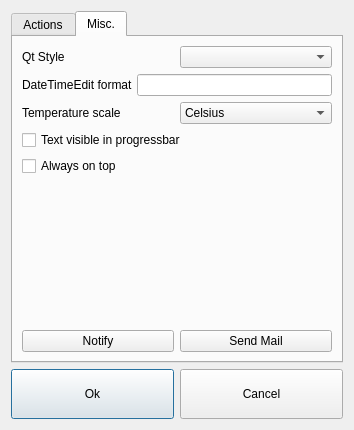
<?xml version="1.0" encoding="UTF-8"?>
<ui version="4.0">
 <class>SettingsDialog</class>
 <widget class="QDialog" name="SettingsDialog">
  <property name="geometry">
   <rect>
    <x>0</x>
    <y>0</y>
    <width>350</width>
    <height>430</height>
   </rect>
  </property>
  <property name="windowTitle">
   <string>Pycket Settings</string>
  </property>
  <property name="locale">
   <locale language="English" country="UnitedStates"/>
  </property>
  <layout class="QGridLayout" name="gridLayout_3">
   <item row="1" column="0">
    <layout class="QHBoxLayout" name="horizontalLayout">
     <item>
      <widget class="QPushButton" name="pushButtonOk">
       <property name="sizePolicy">
        <sizepolicy hsizetype="Minimum" vsizetype="Minimum">
         <horstretch>0</horstretch>
         <verstretch>0</verstretch>
        </sizepolicy>
       </property>
       <property name="minimumSize">
        <size>
         <width>0</width>
         <height>50</height>
        </size>
       </property>
       <property name="text">
        <string>Ok</string>
       </property>
      </widget>
     </item>
     <item>
      <widget class="QPushButton" name="pushButtonCancel">
       <property name="minimumSize">
        <size>
         <width>0</width>
         <height>50</height>
        </size>
       </property>
       <property name="text">
        <string>Cancel</string>
       </property>
      </widget>
     </item>
    </layout>
   </item>
   <item row="0" column="0">
    <widget class="QTabWidget" name="tabWidget">
     <property name="locale">
      <locale language="English" country="UnitedStates"/>
     </property>
     <property name="currentIndex">
      <number>1</number>
     </property>
     <widget class="QWidget" name="tabActions">
      <attribute name="title">
       <string>Actions</string>
      </attribute>
      <layout class="QGridLayout" name="gridLayout_4">
       <item row="0" column="0">
        <widget class="QGroupBox" name="groupBox">
         <property name="sizePolicy">
          <sizepolicy hsizetype="Expanding" vsizetype="Expanding">
           <horstretch>0</horstretch>
           <verstretch>0</verstretch>
          </sizepolicy>
         </property>
         <property name="title">
          <string>Commands</string>
         </property>
         <layout class="QGridLayout" name="gridLayout">
          <item row="0" column="0">
           <layout class="QVBoxLayout" name="verticalLayout_5">
            <item>
             <widget class="QLabel" name="labelShutdown">
              <property name="sizePolicy">
               <sizepolicy hsizetype="Preferred" vsizetype="Expanding">
                <horstretch>0</horstretch>
                <verstretch>0</verstretch>
               </sizepolicy>
              </property>
              <property name="minimumSize">
               <size>
                <width>100</width>
                <height>0</height>
               </size>
              </property>
              <property name="locale">
               <locale language="English" country="UnitedStates"/>
              </property>
              <property name="text">
               <string>Shutdown</string>
              </property>
             </widget>
            </item>
            <item>
             <widget class="QLabel" name="labelReboot">
              <property name="sizePolicy">
               <sizepolicy hsizetype="Preferred" vsizetype="Expanding">
                <horstretch>0</horstretch>
                <verstretch>0</verstretch>
               </sizepolicy>
              </property>
              <property name="minimumSize">
               <size>
                <width>100</width>
                <height>0</height>
               </size>
              </property>
              <property name="locale">
               <locale language="English" country="UnitedStates"/>
              </property>
              <property name="text">
               <string>Reboot</string>
              </property>
             </widget>
            </item>
            <item>
             <widget class="QLabel" name="labelCloseSession">
              <property name="sizePolicy">
               <sizepolicy hsizetype="Preferred" vsizetype="Expanding">
                <horstretch>0</horstretch>
                <verstretch>0</verstretch>
               </sizepolicy>
              </property>
              <property name="minimumSize">
               <size>
                <width>100</width>
                <height>0</height>
               </size>
              </property>
              <property name="locale">
               <locale language="English" country="UnitedStates"/>
              </property>
              <property name="text">
               <string>Close Session</string>
              </property>
             </widget>
            </item>
            <item>
             <widget class="QLabel" name="LockScreen">
              <property name="sizePolicy">
               <sizepolicy hsizetype="Preferred" vsizetype="Expanding">
                <horstretch>0</horstretch>
                <verstretch>0</verstretch>
               </sizepolicy>
              </property>
              <property name="minimumSize">
               <size>
                <width>100</width>
                <height>0</height>
               </size>
              </property>
              <property name="locale">
               <locale language="English" country="UnitedStates"/>
              </property>
              <property name="text">
               <string>Lock Screen</string>
              </property>
             </widget>
            </item>
            <item>
             <widget class="QLabel" name="labelSuspend">
              <property name="sizePolicy">
               <sizepolicy hsizetype="Preferred" vsizetype="Expanding">
                <horstretch>0</horstretch>
                <verstretch>0</verstretch>
               </sizepolicy>
              </property>
              <property name="minimumSize">
               <size>
                <width>100</width>
                <height>0</height>
               </size>
              </property>
              <property name="locale">
               <locale language="English" country="UnitedStates"/>
              </property>
              <property name="text">
               <string>Suspend</string>
              </property>
             </widget>
            </item>
            <item>
             <widget class="QLabel" name="labelHibernate">
              <property name="sizePolicy">
               <sizepolicy hsizetype="Preferred" vsizetype="Expanding">
                <horstretch>0</horstretch>
                <verstretch>0</verstretch>
               </sizepolicy>
              </property>
              <property name="minimumSize">
               <size>
                <width>100</width>
                <height>0</height>
               </size>
              </property>
              <property name="locale">
               <locale language="English" country="UnitedStates"/>
              </property>
              <property name="text">
               <string>Hibernate</string>
              </property>
             </widget>
            </item>
            <item>
             <widget class="QLabel" name="labelExecute">
              <property name="sizePolicy">
               <sizepolicy hsizetype="Preferred" vsizetype="Expanding">
                <horstretch>0</horstretch>
                <verstretch>0</verstretch>
               </sizepolicy>
              </property>
              <property name="minimumSize">
               <size>
                <width>100</width>
                <height>0</height>
               </size>
              </property>
              <property name="locale">
               <locale language="English" country="UnitedStates"/>
              </property>
              <property name="text">
               <string>Execute</string>
              </property>
             </widget>
            </item>
           </layout>
          </item>
          <item row="0" column="1">
           <layout class="QVBoxLayout" name="verticalLayout_6">
            <item>
             <widget class="QLineEdit" name="lineEditShutdown">
              <property name="sizePolicy">
               <sizepolicy hsizetype="Expanding" vsizetype="Expanding">
                <horstretch>0</horstretch>
                <verstretch>0</verstretch>
               </sizepolicy>
              </property>
              <property name="minimumSize">
               <size>
                <width>180</width>
                <height>0</height>
               </size>
              </property>
              <property name="text">
               <string/>
              </property>
             </widget>
            </item>
            <item>
             <widget class="QLineEdit" name="lineEditReboot">
              <property name="sizePolicy">
               <sizepolicy hsizetype="Expanding" vsizetype="Expanding">
                <horstretch>0</horstretch>
                <verstretch>0</verstretch>
               </sizepolicy>
              </property>
              <property name="minimumSize">
               <size>
                <width>180</width>
                <height>0</height>
               </size>
              </property>
              <property name="text">
               <string/>
              </property>
             </widget>
            </item>
            <item>
             <widget class="QLineEdit" name="lineEditCloseSession">
              <property name="sizePolicy">
               <sizepolicy hsizetype="Expanding" vsizetype="Expanding">
                <horstretch>0</horstretch>
                <verstretch>0</verstretch>
               </sizepolicy>
              </property>
              <property name="minimumSize">
               <size>
                <width>180</width>
                <height>0</height>
               </size>
              </property>
              <property name="text">
               <string/>
              </property>
             </widget>
            </item>
            <item>
             <widget class="QLineEdit" name="lineEditLockScreen">
              <property name="sizePolicy">
               <sizepolicy hsizetype="Expanding" vsizetype="Expanding">
                <horstretch>0</horstretch>
                <verstretch>0</verstretch>
               </sizepolicy>
              </property>
              <property name="minimumSize">
               <size>
                <width>180</width>
                <height>0</height>
               </size>
              </property>
              <property name="text">
               <string/>
              </property>
             </widget>
            </item>
            <item>
             <widget class="QLineEdit" name="lineEditSuspend">
              <property name="sizePolicy">
               <sizepolicy hsizetype="Expanding" vsizetype="Expanding">
                <horstretch>0</horstretch>
                <verstretch>0</verstretch>
               </sizepolicy>
              </property>
              <property name="minimumSize">
               <size>
                <width>180</width>
                <height>0</height>
               </size>
              </property>
              <property name="text">
               <string/>
              </property>
             </widget>
            </item>
            <item>
             <widget class="QLineEdit" name="lineEditHibernate">
              <property name="sizePolicy">
               <sizepolicy hsizetype="Expanding" vsizetype="Expanding">
                <horstretch>0</horstretch>
                <verstretch>0</verstretch>
               </sizepolicy>
              </property>
              <property name="minimumSize">
               <size>
                <width>180</width>
                <height>0</height>
               </size>
              </property>
              <property name="text">
               <string/>
              </property>
             </widget>
            </item>
            <item>
             <widget class="QLineEdit" name="lineEditExecute">
              <property name="sizePolicy">
               <sizepolicy hsizetype="Expanding" vsizetype="Expanding">
                <horstretch>0</horstretch>
                <verstretch>0</verstretch>
               </sizepolicy>
              </property>
              <property name="minimumSize">
               <size>
                <width>180</width>
                <height>0</height>
               </size>
              </property>
              <property name="text">
               <string/>
              </property>
             </widget>
            </item>
           </layout>
          </item>
         </layout>
        </widget>
       </item>
      </layout>
     </widget>
     <widget class="QWidget" name="tabMiscellaneous">
      <attribute name="title">
       <string>Misc.</string>
      </attribute>
      <layout class="QGridLayout" name="gridLayout_2">
       <item row="0" column="0" colspan="2">
        <layout class="QVBoxLayout" name="verticalLayout_9">
         <item>
          <layout class="QHBoxLayout" name="horizontalLayout_8">
           <item>
            <widget class="QLabel" name="labelQtStyle">
             <property name="text">
              <string>Qt Style</string>
             </property>
            </widget>
           </item>
           <item>
            <widget class="QComboBox" name="comboBoxStyle"/>
           </item>
          </layout>
         </item>
         <item>
          <layout class="QHBoxLayout" name="horizontalLayout_11"/>
         </item>
         <item>
          <layout class="QHBoxLayout" name="horizontalLayout_9">
           <property name="spacing">
            <number>4</number>
           </property>
           <property name="sizeConstraint">
            <enum>QLayout::SetMinimumSize</enum>
           </property>
           <item>
            <widget class="QLabel" name="labelDateTimeEditFormat">
             <property name="maximumSize">
              <size>
               <width>16777215</width>
               <height>30</height>
              </size>
             </property>
             <property name="text">
              <string>DateTimeEdit format</string>
             </property>
            </widget>
           </item>
           <item>
            <widget class="QLineEdit" name="lineEditDateTimeEditFormat">
             <property name="sizePolicy">
              <sizepolicy hsizetype="Expanding" vsizetype="Expanding">
               <horstretch>0</horstretch>
               <verstretch>0</verstretch>
              </sizepolicy>
             </property>
             <property name="minimumSize">
              <size>
               <width>180</width>
               <height>0</height>
              </size>
             </property>
             <property name="maximumSize">
              <size>
               <width>16777215</width>
               <height>30</height>
              </size>
             </property>
             <property name="sizeIncrement">
              <size>
               <width>0</width>
               <height>0</height>
              </size>
             </property>
             <property name="text">
              <string/>
             </property>
            </widget>
           </item>
          </layout>
         </item>
         <item>
          <layout class="QHBoxLayout" name="horizontalLayout_10">
           <item>
            <widget class="QLabel" name="labelTempScale">
             <property name="text">
              <string>Temperature scale</string>
             </property>
            </widget>
           </item>
           <item>
            <widget class="QComboBox" name="comboBoxTempScale">
             <property name="currentText">
              <string notr="true">Celsius</string>
             </property>
             <item>
              <property name="text">
               <string notr="true">Celsius</string>
              </property>
             </item>
             <item>
              <property name="text">
               <string notr="true">Fahrenheit</string>
              </property>
             </item>
             <item>
              <property name="text">
               <string notr="true">Kelvin</string>
              </property>
             </item>
             <item>
              <property name="text">
               <string notr="true">Rankine</string>
              </property>
             </item>
            </widget>
           </item>
          </layout>
         </item>
        </layout>
       </item>
       <item row="1" column="0" colspan="2">
        <widget class="QCheckBox" name="checkBoxProgressbarText">
         <property name="text">
          <string>Text visible in progressbar</string>
         </property>
        </widget>
       </item>
       <item row="2" column="0">
        <widget class="QCheckBox" name="checkBoxAlwaysOnTop">
         <property name="text">
          <string>Always on top</string>
         </property>
        </widget>
       </item>
       <item row="3" column="1">
        <spacer name="verticalSpacer">
         <property name="orientation">
          <enum>Qt::Vertical</enum>
         </property>
         <property name="sizeHint" stdset="0">
          <size>
           <width>20</width>
           <height>153</height>
          </size>
         </property>
        </spacer>
       </item>
       <item row="4" column="0" colspan="2">
        <layout class="QHBoxLayout" name="horizontalLayout_2">
         <item>
          <widget class="QPushButton" name="pushButtonNotify">
           <property name="text">
            <string>Notify</string>
           </property>
          </widget>
         </item>
         <item>
          <widget class="QPushButton" name="pushButtonSendMail">
           <property name="text">
            <string>Send Mail</string>
           </property>
          </widget>
         </item>
        </layout>
       </item>
      </layout>
     </widget>
    </widget>
   </item>
  </layout>
 </widget>
 <resources/>
 <connections/>
</ui>
